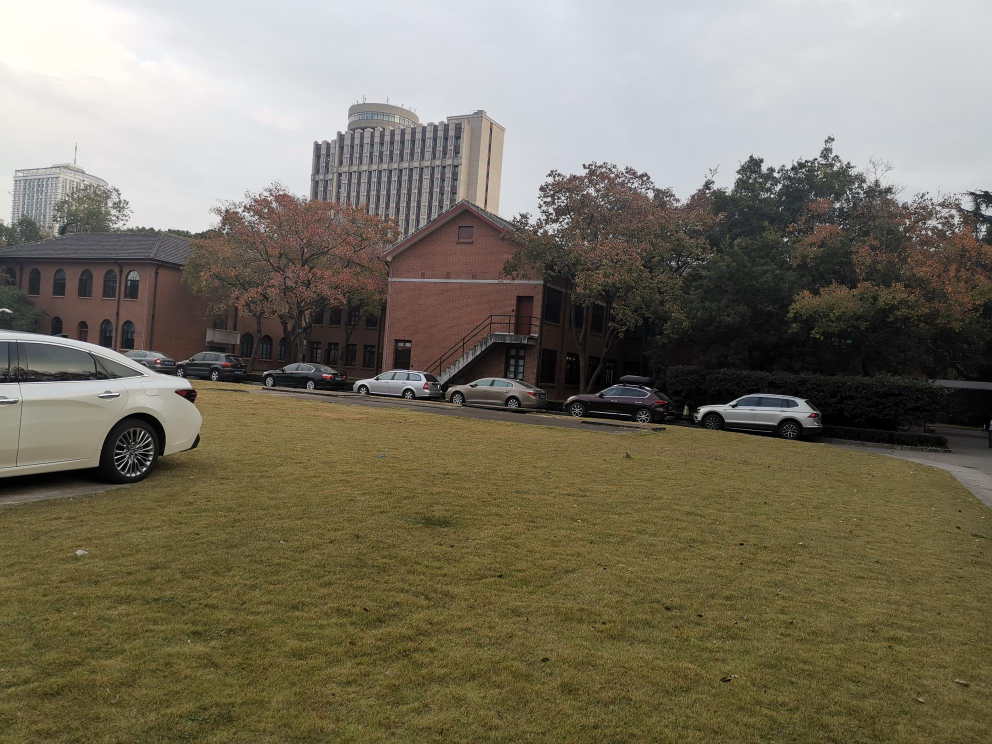
%> input picture mdlt/images/73_A.jpg, 1984 x 1488 px (shown at 1/2 size)
$ octave AANAP.m   (GNU Octave 9; MATLAB toolbox functions it lacks are replaced by stand-ins)
%> lines starting %> are read from the running program, lines starting %| are printed output that depends on the picture


close all

run('vlfeat-0.9.14/toolbox/vl_setup');
%> (this line was passed over: vl_setup is not available in this run)
addpath('modelspecific');
addpath('mexfiles');
addpath('multigs');

%% Global options

fast_stitch = 1;
img_n = 2;  % only support two image stitching
in_name = cell(img_n,1);
in_name{1} = 'images\73_A.JPG';
in_name{2} = 'images\73_B.JPG';
img_n = size(in_name, 1);

gamma = 0;
sigma = 12.5;

%% load and preprocessing
I = cell(img_n, 1);
for i = 1 : img_n
    I{i} = imread(in_name{i});
end

max_size = 1000 * 1000;
imgw = zeros(img_n, 1);
imgh = zeros(img_n, 1);

for i = 1 : img_n
    if numel(I{i}(:, :, 1)) > max_size
        I{i} = imresize(I{i}, sqrt(max_size / numel(I{i}(:, :, 1))));
    end

    imgw(i) = size(I{i}, 2);
    imgh(i) = size(I{i}, 1);
end
%> after the loop, I = 2 items; imgh = [867; 867]; imgw = [1155; 1155]

img1 = I{1};
img2 = I{2};
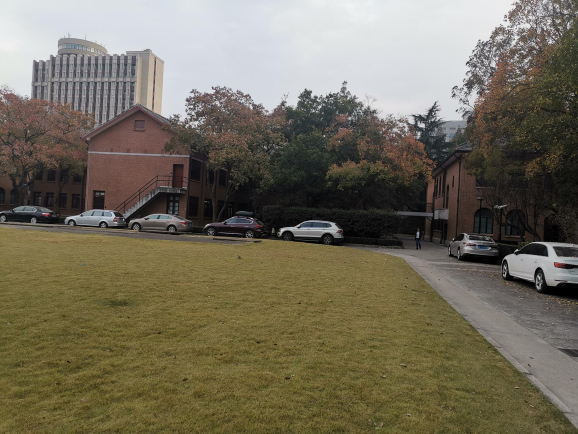
%> img2: size 867x1155x3 uint8 (shown at 1/2 size); mean R, G, B 114.6, 108.5, 91.1
img2 = imresize(img2,size(img1,1)/size(img2,1));

figure(4),
imshow(img1,[]);
pause(0.3);
figure(5),
imshow(img2,[]);
pause(0.3);

%% User defined parameters for APAP
clear global;
global fitfn resfn degenfn psize numpar
fitfn = 'homography_fit';
resfn = 'homography_res';
degenfn = 'homography_degen';
psize   = 4;
numpar  = 9;

M     = 500;
thr_g = 0.1;

if fast_stitch
    C1    = 100;
    C2    = 100;
else
    C1    = 200;
    C2    = 200;
end

%% SIFT keypoint detection and matching.
%> (the run ends here)
